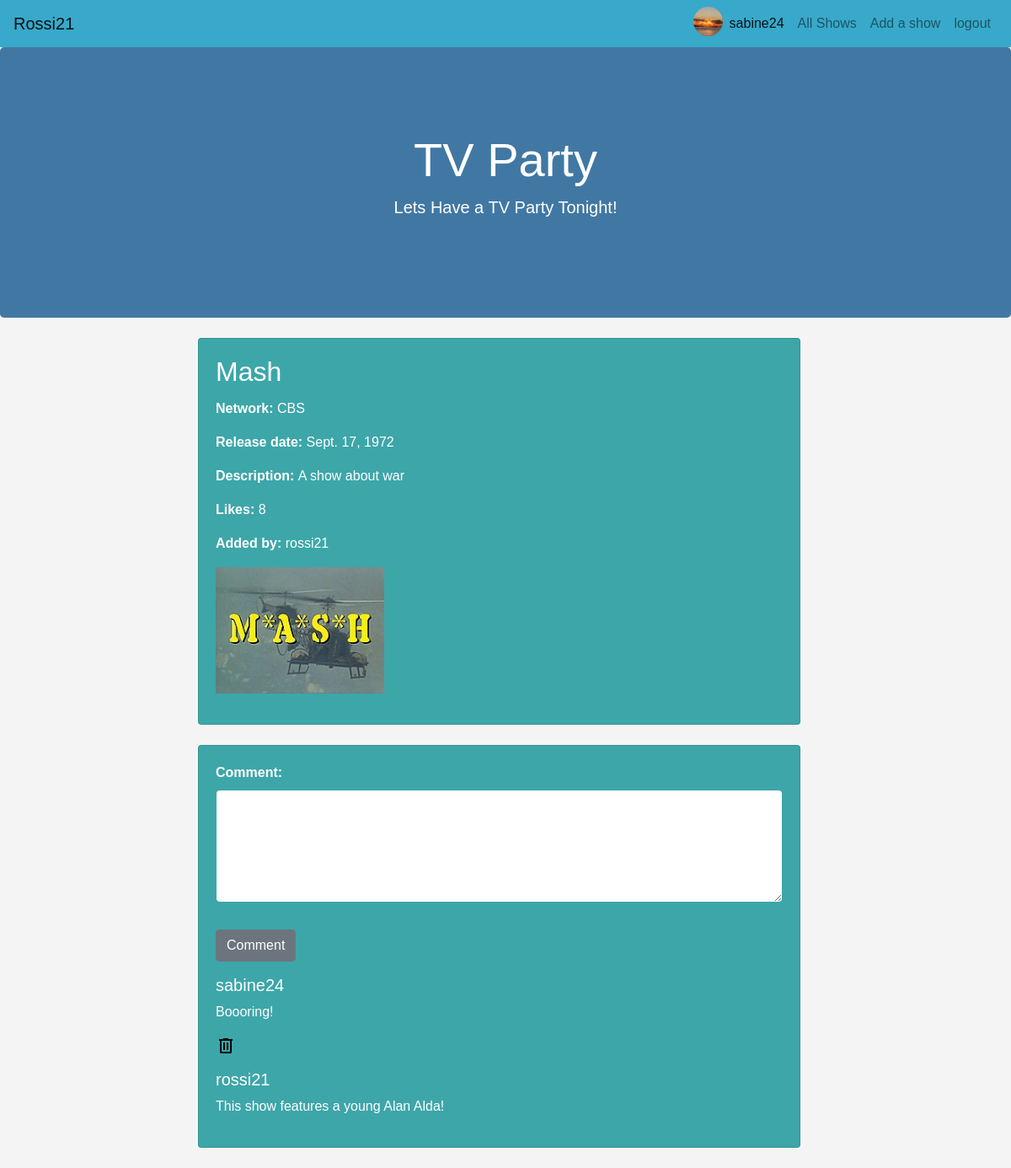
The page /shows/1/ (signed in) on the database its author committed.
### user_app/models.py (models this page shows, shortened)
class Profile(models.Model):
    user = models.OneToOneField(User, null=True, blank=True, on_delete=models.CASCADE)
    profile_image = models.ImageField(null=True, blank=True, upload_to="images/")
    updated_at = models.DateTimeField(auto_now=True, null= True)
    follows = models.ManyToManyField(
        "self",
        related_name="followed_by",
        symmetrical=False,
        blank=True
    )

class Show(models.Model):
    user = models.ForeignKey(User, null=True, on_delete=models.CASCADE)
    title = models.CharField(max_length=256)
    network = models.CharField(max_length=256)
    release_date = models.DateField()
    description = models.TextField()
    show_image = models.ImageField(null=True, blank=True, upload_to="images/")
    like = models.ManyToManyField(User, related_name='liked_shows', blank=True)
    comment = models.ManyToManyField(Comment, related_name='commented_shows', blank=True)
    created_at =  models.DateTimeField(auto_now_add=True, null = True)
    updated_at = models.DateTimeField(auto_now=True, null= True)

class Comment(models.Model):
    user = models.ForeignKey(User, null=True, on_delete=models.CASCADE )
    description = models.TextField()

### user_app/views.py (the view, shortened to what this page needs)
# urls.py: path('shows/<int:id>/', views.viewShow, name="viewShow"),
@login_required
def viewShow(request, id):
    profile = Profile.objects.get(user__id=request.user.id)
    show = Show.objects.get(id=id)
    comments = show.comment.all()
    context = {
        'show' : show,
        'comments' : comments,
        'profile' :profile
    }
    return render(request, 'view.html', context)

### user_app/templates/view.html (shortened to what this page needs)
{% extends 'main.html' %}
{% block content %}
{% include 'navbar.html' %}
{% include 'hero.html' %}
<div class="container mt-4 mb-4">
    <div class="row justify-content-center">
        <div class="col-md-8">
            <div class="card mb-4">
                <div class="card-body position-relative">
                    <h2 class="card-title">{{ show.title }}</h2>
                    <p class="card-text"><strong>Network: </strong>{{ show.network }}</p>
                    <p class="card-text"><strong>Release date: </strong>{{ show.release_date }}</p>
                    <p class="card-text"><strong>Description: </strong>{{ show.description }}</p>
                    <p class="card-text"><strong>Likes: </strong>{{ show.like.count }}</p>
                    <p class="card-text"><strong>Added by: </strong>{{ show.user }}</p>
                    <div class="d-flex flex-column">
                        {% if show.show_image %}
                            <img src="{{ show.show_image.url }}" alt="{{ show.network }}" class="img-fluid mb-3" width="200">
                        {% endif %}
                    </div>
                </div>
            </div>
            <div class="card mt-4">
                <div class="card-body">
                    <form class="form-group" action="" method="POST">
                        <div class="form-group">
                            <label for="description"><strong>Comment:</strong></label>
                            <textarea class="form-control" name="description" cols="15" rows="5"></textarea>
                        </div>
                        <button class="btn btn-secondary mt-3" type="submit">Comment</button>
                    </form>
                    {% for comment in comments %}
                        <div class="media mt-3">
                            <div class="media-body">
                                <h5 class="mt-0">{{ comment.user }}</h5>
                                <p>{{ comment.description }}</p>
                                {% if request.user == comment.user %}
                                    <a href="{% url 'deleteComment' comment.id %}">
                                        <img src="/static/images/delete.png" alt="Delete">
                                    </a>
                                {% endif %}
                            </div>
                        </div>
                    {% endfor %}
                </div>
            </div>
        </div>
    </div>
</div>
{% endblock %}

### user_app/templates/navbar.html (shortened to what this page needs)
<nav class="navbar navbar-expand-lg navbar-light">
    <a class="navbar-brand" href="https://github.com/Rossi-21">Rossi21</a>
    <div class="collapse navbar-collapse" id="navbarNav">
        <ul class="navbar-nav ml-auto">
            {% if request.user.profile.profile_image %}
                <li class="nav-item">
                    <img class="rounded-circle" src="{{request.user.profile.profile_image.url}}"  alt="profile image" height="35" width="35">
                </li>
            {% endif %}
            <li class="nav-item active">
                <a class="nav-link" href="/user/{{request.user.id}}">{{request.user}}</a>
            </li>
            <li class="nav-item">
                <a class="nav-link" href="{% url  'allShows'%}">All Shows</a>
            </li>
            <li class="nav-item">
                <a class="nav-link" href="{% url  'home'%}">Add a show</a>
            </li>
            <li class="nav-item">
                <a class="nav-link" href="{% url  'logout'%}">logout</a>
            </li>
        </ul>
    </div>
</nav>

### user_app/static/css/styles.css (style rules this page uses)
body { background-color: #f4f4f4; font-family: Arial, sans-serif; }
.navbar { background-color: #38a9ca; }
.mt-3 { margin-top: 3% ; }
.card { background-color: #3da6a9; color: #ffffff; width: 98%; transition: transform 0.3s ease-in-out; }
.card-title { color: #ffffff; }
.form-group label { font-weight: bold; }
.form-control { border-color: #3da6a9; }

### rows shown on the page
Show: title "Mash", network "CBS", release_date "Sept. 17, 1972", description "A show about war", like.count "8", user "rossi21", show_image (picture)
Comment: user "sabine24", description "Boooring!"
Comment: user "rossi21", description "This show features a young Alan Alda!"

### other values the page prints
{{ request.user }} "sabine24"
